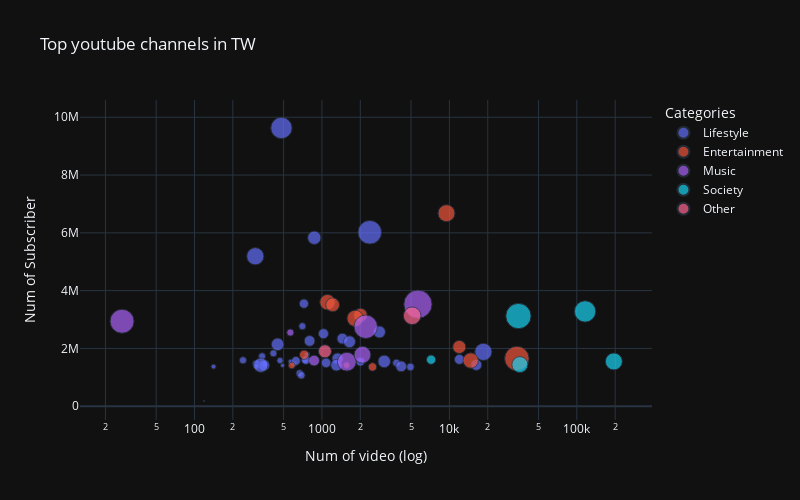

The code cell stored with this chart in its notebook:
### Code cell
import plotly.express as px

fig = px.scatter(pd_channel, x="video_count", y="sub_count",color='topic',
                 log_x=True,
                 size='view_count',
                 labels={
                     "sub_count": "Num of Subscriber",
                     "video_count": "Num of video (log)",
                     "name": "Channel Name",
                     "topic": "Categories",
                     "view_count":"Num of views"
                 },
                 hover_name='name',
                 hover_data={
                    "topic":True,
                    "sub_count":True,
                    "video_count":True,
                    "video_count":False,
                },
                 category_orders={
                              "topic": [*top_topics,"Other"]},
                 title="Top youtube channels in TW",
                #  autosize=False,
                 width=800,
                 height=500,                
                 template="plotly_dark"
                 )
fig.show()

### Figure 1 — Plotly figure (JSON) as saved in the notebook; plotly's stock layout.template omitted (floating-point values rounded to 4 significant figures)
{"data": [{"customdata": [["Lifestyle"], ["Lifestyle"], ["Lifestyle"], ["Lifestyle"], ["Lifestyle"], ["Lifestyle"], ["Lifestyle"], ["Lifestyle"], ["Lifestyle"], ["Lifestyle"], ["Lifestyle"], ["Lifestyle"], ["Lifestyle"], ["Lifestyle"], ["Lifestyle"], ["Lifestyle"], ["Lifestyle"], ["Lifestyle"], ["Lifestyle"], ["Lifestyle"], ["Lifestyle"], ["Lifestyle"], ["Lifestyle"], ["Lifestyle"], ["Lifestyle"], ["Lifestyle"], ["Lifestyle"], ["Lifestyle"], ["Lifestyle"], ["Lifestyle"], ["Lifestyle"], ["Lifestyle"], ["Lifestyle"], ["Lifestyle"], ["Lifestyle"], ["Lifestyle"], ["Lifestyle"], ["Lifestyle"], ["Lifestyle"], ["Lifestyle"], ["Lifestyle"], ["Lifestyle"], ["Lifestyle"], ["Lifestyle"]], "hovertemplate": "<b>%{hovertext}</b><br><br>Categories=%{customdata[0]}<br>Num of Subscriber=%{y}<br>Num of views=%{marker.size}<extra></extra>", "hovertext": ["眾量級CROWD", "人生肥宅x尊", "好棒Bump", "Hot Emma", "77老大", "胡子Huzi", "千千進食中", "健康2.0", "三原JAPAN Sanyuan_JAPAN", "亮生活 / Bright Side", "WACKYBOYS 反骨男孩", "喪屍老爸", "欸你這週要幹嘛", "滴妹", "Terry Films", "Jay Lee Painting", "GQ Taiwan", "Pan Piano", "台灣達人秀", "啾啾鞋", "白癡公主", "木曜4超玩", "Joeman", "蔡阿嘎", "綜藝玩很大 Mr.Player", "凱文羊", "Ku's dream酷的夢-", "黃氏兄弟", "葉式特工Yes Ranger", "HOOK", "Rosalina's Kitchen 蘿潔塔的廚房", "PAPAYA 電腦教室", "Cate Food Travel 凱特食旅", "阿滴英文", "角落動物TV Top animal world", "志祺七七 X 圖文不符", "安啾咪", "Roman and Sharon", "MASA", "Andy & Popo", "蔡阿嘎Life", "奇軒Tricking", "黃阿瑪的後宮生活", "HowFun"], "legendgroup": "Lifestyle", "marker": {"color": "#636efa", "size": [823630126, 369998492, 179340977, 394340230, 186552979, 370999222, 358907829, 707553936, 561308255, 401370391, 902001468, 960401177, 415665701, 275219648, 1144732112, 1290156156, 411902548, 609690078, 2138570667, 314831434, 284282145, 832518372, 1033915145, 728606524, 1133940309, 16189205, 344614933, 1031199631, 2144375213, 372517170, 187021239, 114843043, 831690507, 360085404, 884106598, 840277688, 249833167, 4036911476, 198646289, 1491527762, 538877305, 3297179529, 551768893, 660528612], "sizemode": "area", "sizeref": 14430000.0, "symbol": "circle"}, "mode": "markers", "name": "Lifestyle", "orientation": "v", "showlegend": true, "type": "scatter", "x": [800, 240, 141, 305, 569, 668, 416, 11981, 2003, 3840, 1326, 1299, 689, 362, 449, 871, 4944, 722, 18477, 737, 469, 1447, 2825, 1028, 3082, 119, 339, 1645, 300, 360, 605, 490, 351, 702, 16256, 4184, 305, 2373, 766, 331, 749, 481, 625, 1078], "xaxis": "x", "y": [2260000, 1590000, 1370000, 1470000, 1540000, 1140000, 1830000, 1620000, 1540000, 1500000, 1650000, 1420000, 1070000, 1450000, 2140000, 5830000, 1360000, 3550000, 1880000, 1580000, 1580000, 2340000, 2570000, 2510000, 1550000, 180000, 1730000, 2230000, 5190000, 1470000, 1460000, 1410000, 1410000, 2770000, 1430000, 1380000, 1380000, 6020000, 1790000, 1420000, 1600000, 9630000, 1570000, 1500000], "yaxis": "y"}, {"customdata": [["Entertainment"], ["Entertainment"], ["Entertainment"], ["Entertainment"], ["Entertainment"], ["Entertainment"], ["Entertainment"], ["Entertainment"], ["Entertainment"], ["Entertainment"], ["Entertainment"], ["Entertainment"]], "hovertemplate": "<b>%{hovertext}</b><br><br>Categories=%{customdata[0]}<br>Num of Subscriber=%{y}<br>Num of views=%{marker.size}<extra></extra>", "hovertext": ["Howwork X 六指淵", "STR Network", "Namewee", "瑪莎與熊 Masha and The Bear CH", "cheap", "Muse Asia", "Muse木棉花-TW", "民視戲劇館 Formosa TV Dramas", "YOYOTV", "墨鏡哥SG", "碰碰狐 鯊魚寶寶 (兒童兒歌・故事)", "寶寶巴士 - 中文兒歌童謠 - 卡通動畫"], "legendgroup": "Entertainment", "marker": {"color": "#EF553B", "size": [321189666, 624368897, 1722008098, 1376838011, 296523933, 2088925877, 1246273030, 4337230956, 1723468649, 512378280, 1352830107, 1942942879], "sizemode": "area", "sizeref": 14430000.0, "symbol": "circle"}, "mode": "markers", "name": "Entertainment", "orientation": "v", "showlegend": true, "type": "scatter", "x": [580, 725, 1105, 1214, 1561, 9491, 11962, 33846, 14699, 2494, 2006, 1824], "xaxis": "x", "y": [1410000, 1780000, 3600000, 3510000, 1420000, 6680000, 2050000, 1650000, 1580000, 1360000, 3150000, 3040000], "yaxis": "y"}, {"customdata": [["Music"], ["Music"], ["Music"], ["Music"], ["Music"], ["Music"], ["Music"]], "hovertemplate": "<b>%{hovertext}</b><br><br>Categories=%{customdata[0]}<br>Num of Subscriber=%{y}<br>Num of views=%{marker.size}<extra></extra>", "hovertext": ["相信音樂BinMusic", "周杰倫 Jay Chou", "Ru's Piano Ru味春捲", "華研國際", "福茂唱片", "滾石唱片 ROCK RECORDS", "華納音樂 Warner Music Taiwan"], "legendgroup": "Music", "marker": {"color": "#ab63fa", "size": [3999503375, 4171577284, 371030186, 2558945677, 2054755840, 5770741785, 836299975], "sizemode": "area", "sizeref": 14430000.0, "symbol": "circle"}, "mode": "markers", "name": "Music", "orientation": "v", "showlegend": true, "type": "scatter", "x": [2206, 27, 565, 1568, 2078, 5666, 868], "xaxis": "x", "y": [2750000, 2940000, 2550000, 1540000, 1780000, 3530000, 1580000], "yaxis": "y"}, {"customdata": [["Society"], ["Society"], ["Society"], ["Society"], ["Society"]], "hovertemplate": "<b>%{hovertext}</b><br><br>Categories=%{customdata[0]}<br>Num of Subscriber=%{y}<br>Num of views=%{marker.size}<extra></extra>", "hovertext": ["中天電視", "關鍵時刻", "少康戰情室 TVBS Situation Room", "中時新聞網", "風傳媒 The Storm Media"], "legendgroup": "Society", "marker": {"color": "#19d3f3", "size": [3299529296, 4641372772, 1863713770, 2098088119, 625084393], "sizemode": "area", "sizeref": 14430000.0, "symbol": "circle"}, "mode": "markers", "name": "Society", "orientation": "v", "showlegend": true, "type": "scatter", "x": [116137, 34822, 35749, 195281, 7188], "xaxis": "x", "y": [3280000, 3120000, 1440000, 1550000, 1610000], "yaxis": "y"}, {"customdata": [["Other"], ["Other"]], "hovertemplate": "<b>%{hovertext}</b><br><br>Categories=%{customdata[0]}<br>Num of Subscriber=%{y}<br>Num of views=%{marker.size}<extra></extra>", "hovertext": ["DE JuN", "阿神"], "legendgroup": "Other", "marker": {"color": "#FF6692", "size": [1239285781, 2250341879], "sizemode": "area", "sizeref": 14430000.0, "symbol": "circle"}, "mode": "markers", "name": "Other", "orientation": "v", "showlegend": true, "type": "scatter", "x": [1056, 5104], "xaxis": "x", "y": [1900000, 3130000], "yaxis": "y"}], "layout": {"height": 500, "legend": {"itemsizing": "constant", "title": {"text": "Categories"}, "tracegroupgap": 0}, "title": {"text": "Top youtube channels in TW"}, "width": 800, "xaxis": {"anchor": "y", "domain": [0, 1], "title": {"text": "Num of video (log)"}, "type": "log"}, "yaxis": {"anchor": "x", "domain": [0, 1], "title": {"text": "Num of Subscriber"}}}}
